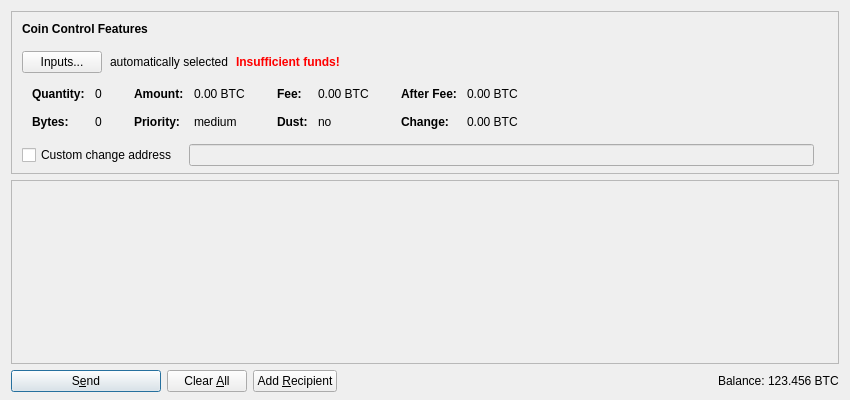
<?xml version="1.0" encoding="UTF-8"?>
<ui version="4.0">
 <class>SendCoinsDialog</class>
 <widget class="QDialog" name="SendCoinsDialog">
  <property name="geometry">
   <rect>
    <x>0</x>
    <y>0</y>
    <width>850</width>
    <height>400</height>
   </rect>
  </property>
  <property name="windowTitle">
   <string>Send Coins</string>
  </property>
  <layout class="QVBoxLayout" name="verticalLayout" stretch="0,1,0">
   <property name="bottomMargin">
    <number>8</number>
   </property>
   <item>
    <widget class="QFrame" name="frameCoinControl">
     <property name="sizePolicy">
      <sizepolicy hsizetype="Expanding" vsizetype="Expanding">
       <horstretch>0</horstretch>
       <verstretch>0</verstretch>
      </sizepolicy>
     </property>
     <property name="maximumSize">
      <size>
       <width>16777215</width>
       <height>16777215</height>
      </size>
     </property>
     <property name="frameShape">
      <enum>QFrame::StyledPanel</enum>
     </property>
     <property name="frameShadow">
      <enum>QFrame::Sunken</enum>
     </property>
     <layout class="QVBoxLayout" name="verticalLayoutCoinControl2">
      <property name="spacing">
       <number>0</number>
      </property>
      <property name="leftMargin">
       <number>0</number>
      </property>
      <property name="topMargin">
       <number>0</number>
      </property>
      <property name="rightMargin">
       <number>0</number>
      </property>
      <property name="bottomMargin">
       <number>6</number>
      </property>
      <item>
       <layout class="QVBoxLayout" name="verticalLayoutCoinControl" stretch="0,0,0,0,1">
        <property name="spacing">
         <number>0</number>
        </property>
        <property name="leftMargin">
         <number>10</number>
        </property>
        <property name="topMargin">
         <number>10</number>
        </property>
        <item>
         <layout class="QHBoxLayout" name="horizontalLayoutCoinControl1">
          <property name="bottomMargin">
           <number>15</number>
          </property>
          <item>
           <widget class="QLabel" name="labelCoinControlFeatures">
            <property name="sizePolicy">
             <sizepolicy hsizetype="Preferred" vsizetype="Maximum">
              <horstretch>0</horstretch>
              <verstretch>0</verstretch>
             </sizepolicy>
            </property>
            <property name="font">
             <font>
              <weight>75</weight>
              <bold>true</bold>
             </font>
            </property>
            <property name="styleSheet">
             <string notr="true">font-weight:bold;</string>
            </property>
            <property name="text">
             <string>Coin Control Features</string>
            </property>
           </widget>
          </item>
         </layout>
        </item>
        <item>
         <layout class="QHBoxLayout" name="horizontalLayoutCoinControl2" stretch="0,0,0,0">
          <property name="spacing">
           <number>8</number>
          </property>
          <property name="bottomMargin">
           <number>10</number>
          </property>
          <item>
           <widget class="QPushButton" name="pushButtonCoinControl">
            <property name="styleSheet">
             <string notr="true"/>
            </property>
            <property name="text">
             <string>Inputs...</string>
            </property>
           </widget>
          </item>
          <item>
           <widget class="QLabel" name="labelCoinControlAutomaticallySelected">
            <property name="text">
             <string>automatically selected</string>
            </property>
            <property name="margin">
             <number>5</number>
            </property>
           </widget>
          </item>
          <item>
           <widget class="QLabel" name="labelCoinControlInsuffFunds">
            <property name="font">
             <font>
              <weight>75</weight>
              <bold>true</bold>
             </font>
            </property>
            <property name="styleSheet">
             <string notr="true">color:red;font-weight:bold;</string>
            </property>
            <property name="text">
             <string>Insufficient funds!</string>
            </property>
            <property name="margin">
             <number>5</number>
            </property>
           </widget>
          </item>
          <item>
           <spacer name="horizontalSpacerCoinControl">
            <property name="orientation">
             <enum>Qt::Horizontal</enum>
            </property>
            <property name="sizeHint" stdset="0">
             <size>
              <width>40</width>
              <height>1</height>
             </size>
            </property>
           </spacer>
          </item>
         </layout>
        </item>
        <item>
         <widget class="QWidget" name="widgetCoinControl" native="true">
          <property name="sizePolicy">
           <sizepolicy hsizetype="Preferred" vsizetype="Preferred">
            <horstretch>0</horstretch>
            <verstretch>0</verstretch>
           </sizepolicy>
          </property>
          <property name="minimumSize">
           <size>
            <width>0</width>
            <height>0</height>
           </size>
          </property>
          <property name="styleSheet">
           <string notr="true"/>
          </property>
          <layout class="QHBoxLayout" name="horizontalLayoutCoinControl5">
           <property name="leftMargin">
            <number>0</number>
           </property>
           <property name="topMargin">
            <number>0</number>
           </property>
           <property name="rightMargin">
            <number>0</number>
           </property>
           <property name="bottomMargin">
            <number>0</number>
           </property>
           <item>
            <layout class="QHBoxLayout" name="horizontalLayoutCoinControl3" stretch="0,0,0,1">
             <property name="spacing">
              <number>20</number>
             </property>
             <property name="topMargin">
              <number>0</number>
             </property>
             <property name="bottomMargin">
              <number>10</number>
             </property>
             <item>
              <layout class="QFormLayout" name="formLayoutCoinControl1">
               <property name="horizontalSpacing">
                <number>10</number>
               </property>
               <property name="verticalSpacing">
                <number>14</number>
               </property>
               <property name="leftMargin">
                <number>10</number>
               </property>
               <property name="topMargin">
                <number>4</number>
               </property>
               <property name="rightMargin">
                <number>6</number>
               </property>
               <item row="0" column="0">
                <widget class="QLabel" name="labelCoinControlQuantityText">
                 <property name="font">
                  <font>
                   <weight>75</weight>
                   <bold>true</bold>
                  </font>
                 </property>
                 <property name="text">
                  <string>Quantity:</string>
                 </property>
                 <property name="margin">
                  <number>0</number>
                 </property>
                </widget>
               </item>
               <item row="0" column="1">
                <widget class="QLabel" name="labelCoinControlQuantity">
                 <property name="cursor">
                  <cursorShape>IBeamCursor</cursorShape>
                 </property>
                 <property name="contextMenuPolicy">
                  <enum>Qt::ActionsContextMenu</enum>
                 </property>
                 <property name="text">
                  <string notr="true">0</string>
                 </property>
                 <property name="margin">
                  <number>0</number>
                 </property>
                 <property name="textInteractionFlags">
                  <set>Qt::LinksAccessibleByMouse|Qt::TextSelectableByKeyboard|Qt::TextSelectableByMouse</set>
                 </property>
                </widget>
               </item>
               <item row="1" column="0">
                <widget class="QLabel" name="labelCoinControlBytesText">
                 <property name="font">
                  <font>
                   <weight>75</weight>
                   <bold>true</bold>
                  </font>
                 </property>
                 <property name="text">
                  <string>Bytes:</string>
                 </property>
                </widget>
               </item>
               <item row="1" column="1">
                <widget class="QLabel" name="labelCoinControlBytes">
                 <property name="cursor">
                  <cursorShape>IBeamCursor</cursorShape>
                 </property>
                 <property name="contextMenuPolicy">
                  <enum>Qt::ActionsContextMenu</enum>
                 </property>
                 <property name="text">
                  <string notr="true">0</string>
                 </property>
                 <property name="textInteractionFlags">
                  <set>Qt::LinksAccessibleByMouse|Qt::TextSelectableByKeyboard|Qt::TextSelectableByMouse</set>
                 </property>
                </widget>
               </item>
              </layout>
             </item>
             <item>
              <layout class="QFormLayout" name="formLayoutCoinControl2">
               <property name="horizontalSpacing">
                <number>10</number>
               </property>
               <property name="verticalSpacing">
                <number>14</number>
               </property>
               <property name="leftMargin">
                <number>6</number>
               </property>
               <property name="topMargin">
                <number>4</number>
               </property>
               <property name="rightMargin">
                <number>6</number>
               </property>
               <item row="0" column="0">
                <widget class="QLabel" name="labelCoinControlAmountText">
                 <property name="font">
                  <font>
                   <weight>75</weight>
                   <bold>true</bold>
                  </font>
                 </property>
                 <property name="text">
                  <string>Amount:</string>
                 </property>
                 <property name="margin">
                  <number>0</number>
                 </property>
                </widget>
               </item>
               <item row="0" column="1">
                <widget class="QLabel" name="labelCoinControlAmount">
                 <property name="cursor">
                  <cursorShape>IBeamCursor</cursorShape>
                 </property>
                 <property name="contextMenuPolicy">
                  <enum>Qt::ActionsContextMenu</enum>
                 </property>
                 <property name="text">
                  <string notr="true">0.00 BTC</string>
                 </property>
                 <property name="textInteractionFlags">
                  <set>Qt::LinksAccessibleByMouse|Qt::TextSelectableByKeyboard|Qt::TextSelectableByMouse</set>
                 </property>
                </widget>
               </item>
               <item row="1" column="0">
                <widget class="QLabel" name="labelCoinControlPriorityText">
                 <property name="font">
                  <font>
                   <weight>75</weight>
                   <bold>true</bold>
                  </font>
                 </property>
                 <property name="text">
                  <string>Priority:</string>
                 </property>
                </widget>
               </item>
               <item row="1" column="1">
                <widget class="QLabel" name="labelCoinControlPriority">
                 <property name="cursor">
                  <cursorShape>IBeamCursor</cursorShape>
                 </property>
                 <property name="contextMenuPolicy">
                  <enum>Qt::ActionsContextMenu</enum>
                 </property>
                 <property name="text">
                  <string notr="true">medium</string>
                 </property>
                 <property name="textInteractionFlags">
                  <set>Qt::LinksAccessibleByMouse|Qt::TextSelectableByKeyboard|Qt::TextSelectableByMouse</set>
                 </property>
                </widget>
               </item>
              </layout>
             </item>
             <item>
              <layout class="QFormLayout" name="formLayoutCoinControl3">
               <property name="horizontalSpacing">
                <number>10</number>
               </property>
               <property name="verticalSpacing">
                <number>14</number>
               </property>
               <property name="leftMargin">
                <number>6</number>
               </property>
               <property name="topMargin">
                <number>4</number>
               </property>
               <property name="rightMargin">
                <number>6</number>
               </property>
               <item row="0" column="0">
                <widget class="QLabel" name="labelCoinControlFeeText">
                 <property name="font">
                  <font>
                   <weight>75</weight>
                   <bold>true</bold>
                  </font>
                 </property>
                 <property name="text">
                  <string>Fee:</string>
                 </property>
                 <property name="margin">
                  <number>0</number>
                 </property>
                </widget>
               </item>
               <item row="0" column="1">
                <widget class="QLabel" name="labelCoinControlFee">
                 <property name="cursor">
                  <cursorShape>IBeamCursor</cursorShape>
                 </property>
                 <property name="contextMenuPolicy">
                  <enum>Qt::ActionsContextMenu</enum>
                 </property>
                 <property name="text">
                  <string notr="true">0.00 BTC</string>
                 </property>
                 <property name="textInteractionFlags">
                  <set>Qt::LinksAccessibleByMouse|Qt::TextSelectableByKeyboard|Qt::TextSelectableByMouse</set>
                 </property>
                </widget>
               </item>
               <item row="1" column="0">
                <widget class="QLabel" name="labelCoinControlLowOutputText">
                 <property name="font">
                  <font>
                   <weight>75</weight>
                   <bold>true</bold>
                  </font>
                 </property>
                 <property name="text">
                  <string>Dust:</string>
                 </property>
                </widget>
               </item>
               <item row="1" column="1">
                <widget class="QLabel" name="labelCoinControlLowOutput">
                 <property name="cursor">
                  <cursorShape>IBeamCursor</cursorShape>
                 </property>
                 <property name="contextMenuPolicy">
                  <enum>Qt::ActionsContextMenu</enum>
                 </property>
                 <property name="text">
                  <string notr="true">no</string>
                 </property>
                 <property name="textInteractionFlags">
                  <set>Qt::LinksAccessibleByMouse|Qt::TextSelectableByKeyboard|Qt::TextSelectableByMouse</set>
                 </property>
                </widget>
               </item>
              </layout>
             </item>
             <item>
              <layout class="QFormLayout" name="formLayoutCoinControl4">
               <property name="horizontalSpacing">
                <number>10</number>
               </property>
               <property name="verticalSpacing">
                <number>14</number>
               </property>
               <property name="leftMargin">
                <number>6</number>
               </property>
               <property name="topMargin">
                <number>4</number>
               </property>
               <property name="rightMargin">
                <number>6</number>
               </property>
               <item row="0" column="0">
                <widget class="QLabel" name="labelCoinControlAfterFeeText">
                 <property name="font">
                  <font>
                   <weight>75</weight>
                   <bold>true</bold>
                  </font>
                 </property>
                 <property name="text">
                  <string>After Fee:</string>
                 </property>
                 <property name="margin">
                  <number>0</number>
                 </property>
                </widget>
               </item>
               <item row="0" column="1">
                <widget class="QLabel" name="labelCoinControlAfterFee">
                 <property name="cursor">
                  <cursorShape>IBeamCursor</cursorShape>
                 </property>
                 <property name="contextMenuPolicy">
                  <enum>Qt::ActionsContextMenu</enum>
                 </property>
                 <property name="text">
                  <string notr="true">0.00 BTC</string>
                 </property>
                 <property name="textInteractionFlags">
                  <set>Qt::LinksAccessibleByMouse|Qt::TextSelectableByKeyboard|Qt::TextSelectableByMouse</set>
                 </property>
                </widget>
               </item>
               <item row="1" column="0">
                <widget class="QLabel" name="labelCoinControlChangeText">
                 <property name="font">
                  <font>
                   <weight>75</weight>
                   <bold>true</bold>
                  </font>
                 </property>
                 <property name="text">
                  <string>Change:</string>
                 </property>
                </widget>
               </item>
               <item row="1" column="1">
                <widget class="QLabel" name="labelCoinControlChange">
                 <property name="cursor">
                  <cursorShape>IBeamCursor</cursorShape>
                 </property>
                 <property name="contextMenuPolicy">
                  <enum>Qt::ActionsContextMenu</enum>
                 </property>
                 <property name="text">
                  <string notr="true">0.00 BTC</string>
                 </property>
                 <property name="textInteractionFlags">
                  <set>Qt::LinksAccessibleByMouse|Qt::TextSelectableByKeyboard|Qt::TextSelectableByMouse</set>
                 </property>
                </widget>
               </item>
              </layout>
             </item>
            </layout>
           </item>
          </layout>
         </widget>
        </item>
        <item>
         <layout class="QHBoxLayout" name="horizontalLayoutCoinControl4" stretch="0,0,0">
          <property name="spacing">
           <number>12</number>
          </property>
          <property name="sizeConstraint">
           <enum>QLayout::SetDefaultConstraint</enum>
          </property>
          <property name="topMargin">
           <number>5</number>
          </property>
          <property name="rightMargin">
           <number>5</number>
          </property>
          <item>
           <widget class="QCheckBox" name="checkBoxCoinControlChange">
            <property name="toolTip">
             <string>If this is activated, but the change address is empty or invalid, change will be sent to a newly generated address.</string>
            </property>
            <property name="text">
             <string>Custom change address</string>
            </property>
           </widget>
          </item>
          <item>
           <widget class="QValidatedLineEdit" name="lineEditCoinControlChange">
            <property name="enabled">
             <bool>false</bool>
            </property>
            <property name="sizePolicy">
             <sizepolicy hsizetype="Expanding" vsizetype="Fixed">
              <horstretch>0</horstretch>
              <verstretch>0</verstretch>
             </sizepolicy>
            </property>
           </widget>
          </item>
          <item>
           <widget class="QLabel" name="labelCoinControlChangeLabel">
            <property name="sizePolicy">
             <sizepolicy hsizetype="Preferred" vsizetype="Expanding">
              <horstretch>0</horstretch>
              <verstretch>0</verstretch>
             </sizepolicy>
            </property>
            <property name="minimumSize">
             <size>
              <width>0</width>
              <height>0</height>
             </size>
            </property>
            <property name="text">
             <string/>
            </property>
            <property name="margin">
             <number>3</number>
            </property>
           </widget>
          </item>
         </layout>
        </item>
        <item>
         <spacer name="verticalSpacerCoinControl">
          <property name="orientation">
           <enum>Qt::Vertical</enum>
          </property>
          <property name="sizeHint" stdset="0">
           <size>
            <width>800</width>
            <height>1</height>
           </size>
          </property>
         </spacer>
        </item>
       </layout>
      </item>
     </layout>
    </widget>
   </item>
   <item>
    <widget class="QScrollArea" name="scrollArea">
     <property name="widgetResizable">
      <bool>true</bool>
     </property>
     <widget class="QWidget" name="scrollAreaWidgetContents">
      <property name="geometry">
       <rect>
        <x>0</x>
        <y>0</y>
        <width>830</width>
        <height>178</height>
       </rect>
      </property>
      <layout class="QVBoxLayout" name="verticalLayout_2" stretch="0,1">
       <property name="leftMargin">
        <number>0</number>
       </property>
       <property name="topMargin">
        <number>0</number>
       </property>
       <property name="rightMargin">
        <number>0</number>
       </property>
       <property name="bottomMargin">
        <number>0</number>
       </property>
       <item>
        <layout class="QVBoxLayout" name="entries">
         <property name="spacing">
          <number>6</number>
         </property>
        </layout>
       </item>
       <item>
        <spacer name="verticalSpacer">
         <property name="orientation">
          <enum>Qt::Vertical</enum>
         </property>
         <property name="sizeHint" stdset="0">
          <size>
           <width>20</width>
           <height>40</height>
          </size>
         </property>
        </spacer>
       </item>
      </layout>
     </widget>
    </widget>
   </item>
   <item>
    <layout class="QHBoxLayout" name="horizontalLayout">
     <item>
      <widget class="QPushButton" name="sendButton">
       <property name="minimumSize">
        <size>
         <width>150</width>
         <height>0</height>
        </size>
       </property>
       <property name="toolTip">
        <string>Confirm the send action</string>
       </property>
       <property name="text">
        <string>S&amp;end</string>
       </property>
       <property name="icon">
        <iconset resource="../yescoin.qrc">
         <normaloff>:/icons/send</normaloff>:/icons/send</iconset>
       </property>
       <property name="default">
        <bool>true</bool>
       </property>
      </widget>
     </item>
     <item>
      <widget class="QPushButton" name="clearButton">
       <property name="sizePolicy">
        <sizepolicy hsizetype="Minimum" vsizetype="Fixed">
         <horstretch>0</horstretch>
         <verstretch>0</verstretch>
        </sizepolicy>
       </property>
       <property name="toolTip">
        <string>Clear all fields of the form.</string>
       </property>
       <property name="text">
        <string>Clear &amp;All</string>
       </property>
       <property name="icon">
        <iconset resource="../yescoin.qrc">
         <normaloff>:/icons/remove</normaloff>:/icons/remove</iconset>
       </property>
       <property name="autoRepeatDelay">
        <number>300</number>
       </property>
       <property name="autoDefault">
        <bool>false</bool>
       </property>
      </widget>
     </item>
     <item>
      <widget class="QPushButton" name="addButton">
       <property name="toolTip">
        <string>Send to multiple recipients at once</string>
       </property>
       <property name="text">
        <string>Add &amp;Recipient</string>
       </property>
       <property name="icon">
        <iconset resource="../yescoin.qrc">
         <normaloff>:/icons/add</normaloff>:/icons/add</iconset>
       </property>
       <property name="autoDefault">
        <bool>false</bool>
       </property>
      </widget>
     </item>
     <item>
      <spacer name="horizontalSpacer">
       <property name="orientation">
        <enum>Qt::Horizontal</enum>
       </property>
       <property name="sizeHint" stdset="0">
        <size>
         <width>40</width>
         <height>20</height>
        </size>
       </property>
      </spacer>
     </item>
     <item>
      <layout class="QHBoxLayout" name="horizontalLayout_2">
       <property name="spacing">
        <number>3</number>
       </property>
       <item>
        <widget class="QLabel" name="label">
         <property name="sizePolicy">
          <sizepolicy hsizetype="Preferred" vsizetype="Fixed">
           <horstretch>0</horstretch>
           <verstretch>0</verstretch>
          </sizepolicy>
         </property>
         <property name="text">
          <string>Balance:</string>
         </property>
        </widget>
       </item>
       <item>
        <widget class="QLabel" name="labelBalance">
         <property name="sizePolicy">
          <sizepolicy hsizetype="Preferred" vsizetype="Fixed">
           <horstretch>0</horstretch>
           <verstretch>0</verstretch>
          </sizepolicy>
         </property>
         <property name="cursor">
          <cursorShape>IBeamCursor</cursorShape>
         </property>
         <property name="text">
          <string notr="true">123.456 BTC</string>
         </property>
         <property name="textInteractionFlags">
          <set>Qt::LinksAccessibleByMouse|Qt::TextSelectableByKeyboard|Qt::TextSelectableByMouse</set>
         </property>
        </widget>
       </item>
      </layout>
     </item>
    </layout>
   </item>
  </layout>
 </widget>
 <customwidgets>
  <customwidget>
   <class>QValidatedLineEdit</class>
   <extends>QLineEdit</extends>
   <header>qvalidatedlineedit.h</header>
  </customwidget>
 </customwidgets>
 <resources>
  <include location="../yescoin.qrc"/>
 </resources>
 <connections/>
</ui>
